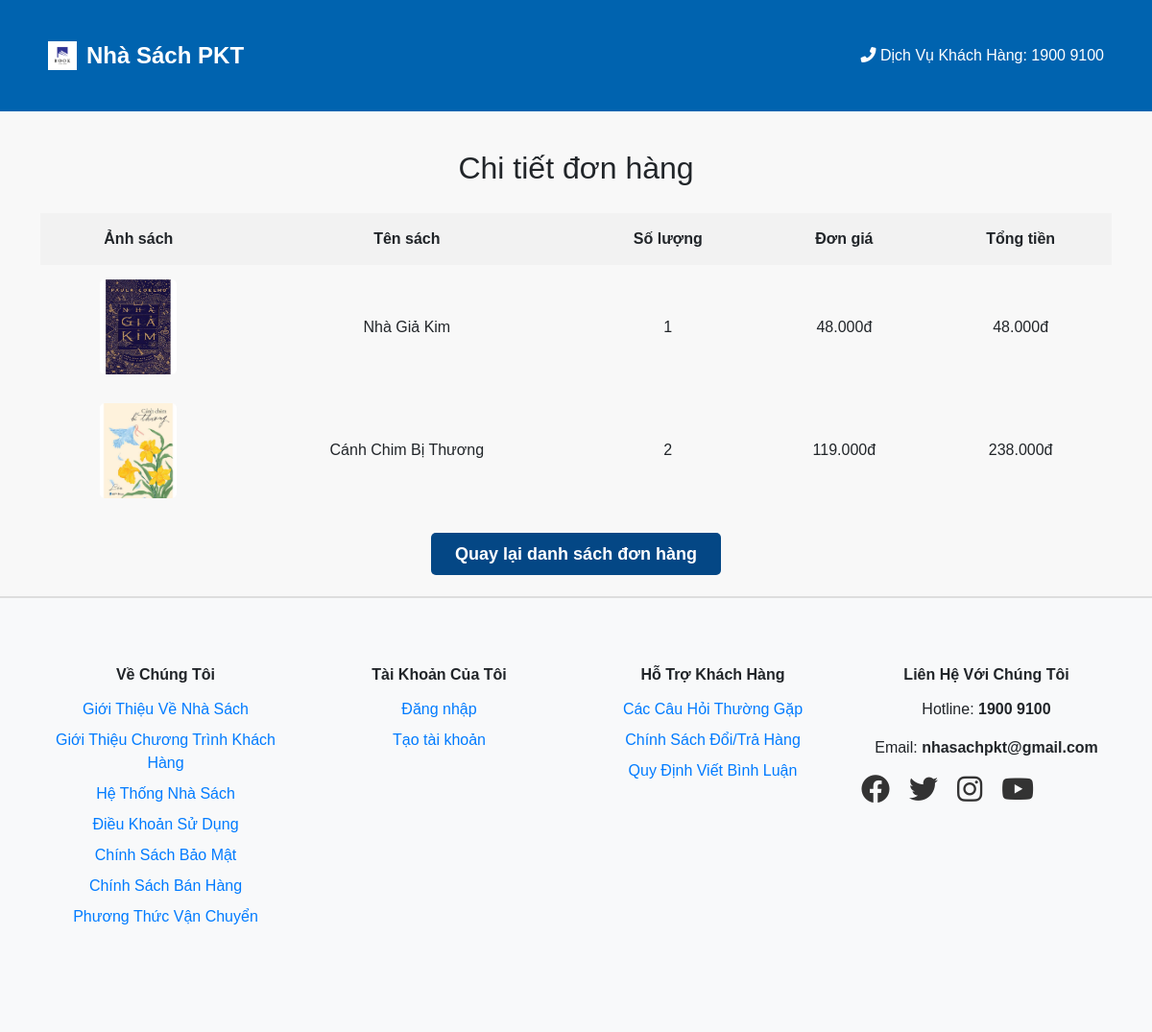
Page /chitietdonhang.php?mahoadon=24 on the committed database.
### tables this page shows
CREATE TABLE `chitiethoadon` (
  `machitiethoadon` int(8) NOT NULL,
  `mahoadon` int(8) NOT NULL,
  `masach` int(8) NOT NULL,
  `soluong` int(5) NOT NULL,
  `dongia` decimal(18,0) NOT NULL
);

CREATE TABLE `sach` (
  `masach` int(8) NOT NULL,
  `tensach` varchar(100) NOT NULL,
  `mota` varchar(700) NOT NULL,
  `giasach` decimal(18,0) NOT NULL,
  `anhbia` varchar(50) NOT NULL,
  `soluongton` int(5) NOT NULL,
  `ngaycapnhat` datetime NOT NULL,
  `machude` int(8) NOT NULL,
  `matacgia` int(8) NOT NULL,
  `manhaxuatban` int(8) NOT NULL
);

### chitietdonhang.php (the view, shortened to what this page needs)
<?php
$servername = "localhost";
$username = "root";
$password = "";
$dbname = "quanlynhasach";
$conn = new mysqli($servername, $username, $password, $dbname);
if (isset($_GET['mahoadon'])) {
    $mahoadon = $_GET['mahoadon'];
    $sql = "SELECT c.*, s.tensach, s.giasach, s.anhbia FROM chitiethoadon c
            JOIN sach s ON c.masach = s.masach
            WHERE c.mahoadon = ?";
    $stmt = $conn->prepare($sql);
    $stmt->bind_param("i", $mahoadon);
    $stmt->execute();
    $result = $stmt->get_result();
    if ($result->num_rows > 0) {
        $orderDetails = [];
        while ($row = $result->fetch_assoc()) {
            $orderDetails[] = $row;
        }
    } else {
        echo "Không tìm thấy chi tiết đơn hàng.";
        exit();
    }
} else {
    echo "Không có mã đơn hàng.";
    exit();
}
?>
<!DOCTYPE html>
<html lang="en">
<head>
</head>
<body>
<?php include 'header.php' ?>
<div class="container">
    <h2>Chi tiết đơn hàng</h2>
    <table>
        <thead>
            <tr>
                <th>Ảnh sách</th>
                <th>Tên sách</th>
                <th>Số lượng</th>
                <th>Đơn giá</th>
                <th>Tổng tiền</th>
            </tr>
        </thead>
        <tbody>
            <?php foreach ($orderDetails as $item): ?>
                <tr>
                    <td><img src="images/<?= $item['anhbia'] ?>" class="product-image"></td>
                    <td><?= $item['tensach'] ?></td>
                    <td><?= $item['soluong'] ?></td>
                    <td><?= number_format($item['giasach'], 0, ',', '.') ?>đ</td>
                    <td><?= number_format($item['giasach'] * $item['soluong'], 0, ',', '.') ?>đ</td>
                </tr>
            <?php endforeach; ?>
        </tbody>
    </table>
    <div style="text-align: center;">
        <a href="donhang.php" class="back-button">Quay lại danh sách đơn hàng</a>
    </div>
</div>
<?php include 'footer.php' ?>
</body>
</html>

### chitietdonhang.php (style rules this page uses)
* { margin: 0; padding: 0; box-sizing: border-box; }
body, html { font-family: Arial, sans-serif; background-color: #f9f9f9; }
.container { width: 80%; margin: 30px auto; text-align: center; }
h2 { text-align: center; padding-bottom: 20px; padding-top: 10px; }
table { width: 100%; margin: 0 auto; border-collapse: collapse; margin-bottom: 30px; }
th, td { padding: 15px; border-bottom: 1px solid #ddd; }
th { background-color: #f2f2f2; font-weight: bold; }
.product-image { width: 80px; height: auto; border-radius: 5px; }
.back-button { padding: 12px 25px; font-size: 18px; font-weight: bold; color: white; background-color: #044785; border: none; border-radius: 5px; cursor: pointer; transition: background-color 0.3s ease; text-decoration: none; }

### header.php (style rules this page uses)
body { font-family: Arial, sans-serif; margin: 0; padding: 0; background-color: #f8f8f8; }

### footer.php (style rules this page uses)
body { font-family: Arial, sans-serif; margin: 0; padding: 0; background-color: #f8f8f8; }

### rows in the picture
chitiethoadon: masach.anhbia (picture), masach.tensach "Nhà Giả Kim", soluong "1", masach.giasach "48.000", $item['giasach'] * $item['soluong'] "48.000"
chitiethoadon: masach.anhbia (picture), masach.tensach "Cánh Chim Bị Thương", soluong "2", masach.giasach "119.000", $item['giasach'] * $item['soluong'] "238.000"
